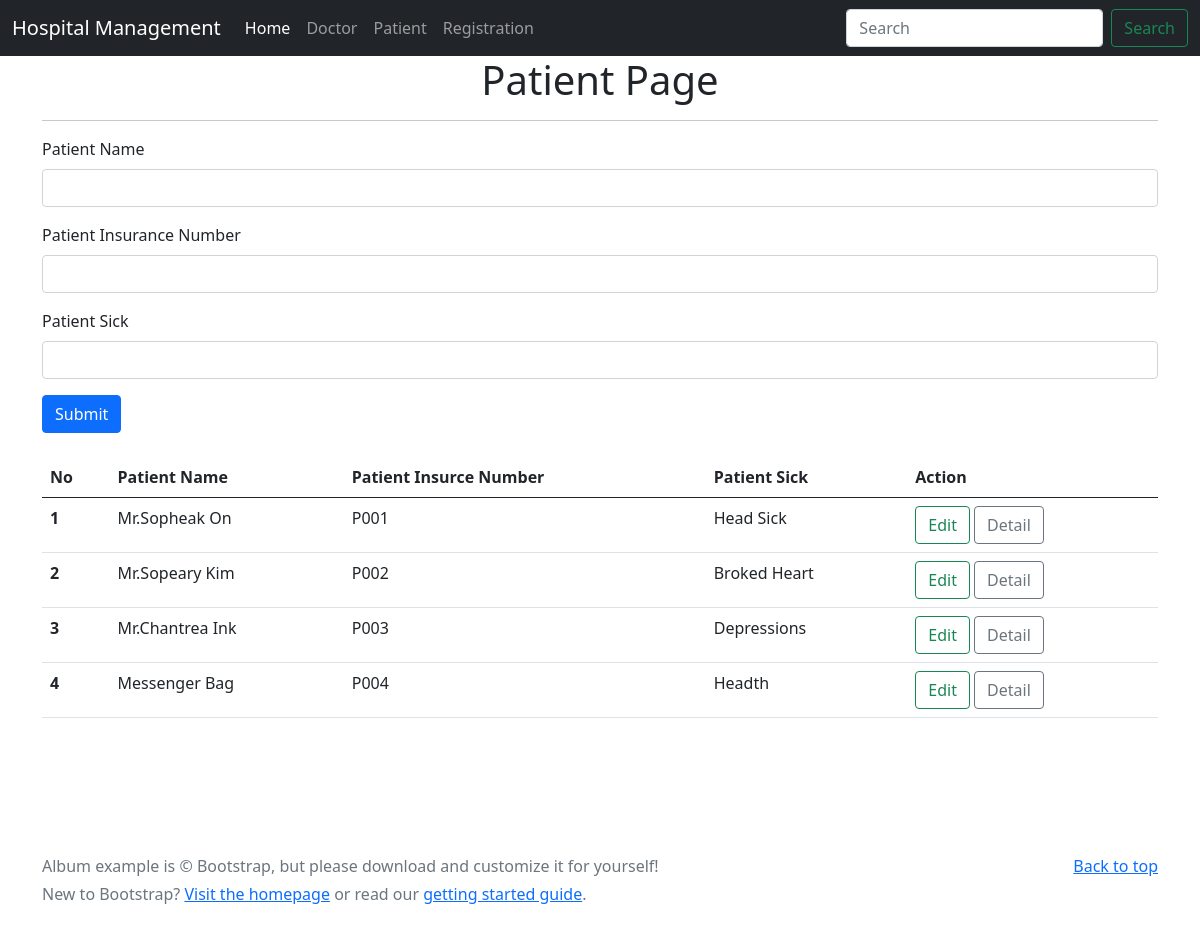
Page /patient on the committed database.
### hospital/models.py (models this page shows, shortened)
class Patient(db.Model):
    id = db.Column(db.Integer(), primary_key=True)
    name = db.Column(db.String(100), nullable=False)
    insurance_num = db.Column(db.String(30), nullable=False)
    sick = db.Column(db.String(100), nullable=False)

### hospital/routers.py (the view)
@app.route("/patient")
def patient():
    patients = Patient.query.all()
    return render_template("patient.html", title = "Patient Page", patients = patients)

### hospital/templates/patient.html (shortened to what this page needs)
{% extends 'layout.html' %}
{% block content %}
    <div class="container">
        <h1 class="text-center">
        {{title}}
        </h1>
        <hr>
        {% if patients %}
        <div >
          <form action="{{url_for('add_patient')}}" method="POST">
              <div class="mb-3">
                <label for="exampleInputEmail1" class="form-label">Patient Name</label>
                <input type="text" class="form-control" id="exampleInputEmail1" aria-describedby="emailHelp" name="name">
              </div>
              <div class="mb-3">
                <label for="exampleInputPassword1" class="form-label">Patient Insurance Number</label>
                <input type="text" class="form-control" id="exampleInputPassword1" name="insurance_num">
              </div>
              <div class="mb-3">
                <label for="exampleInputPassword1" class="form-label">Patient Sick</label>
                <input type="text" class="form-control" id="exampleInputPassword1" name="sick">
              </div>
              <button type="submit" class="btn btn-primary">Submit</button>
            </form>
      </div>
      <br>
      <table class="table">
          <thead>
            <tr>
              <th scope="col">No</th>
              <th scope="col">Patient Name</th>
              <th scope="col">Patient Insurce Number</th>
              <th scope="col">Patient Sick</th>
              <th scope="col">Action</th>
            </tr>
          </thead>
          <tbody>
              {% for patient in patients %}
            <tr>
              <th scope="row">{{patient.id}}</th>
              <td>{{patient.name}}</td>
              <td>{{patient.insurance_num}}</td>
              <td>{{patient.sick}}</td>
              <td>
                  <a href="{{url_for("edit_patient", id = patient.id)}}" class="btn btn-outline-success">Edit</a>
                  <a href="{{url_for("detail_patient", id = patient.id)}}" class="btn btn-outline-secondary">Detail</a>
              </td>
            </tr>
            {% endfor %}
          </tbody>
        </table>
  </div>
<br><br><br>
        {% endif %}
{% endblock  %}

### rows in the picture
Patient: id "1", name "Mr.Sopheak On", insurance_num "P001", sick "Head Sick"
Patient: id "2", name "Mr.Sopeary Kim", insurance_num "P002", sick "Broked Heart"
Patient: id "3", name "Mr.Chantrea Ink", insurance_num "P003", sick "Depressions"
Patient: id "4", name "Messenger Bag", insurance_num "P004", sick "Headth"

### other values in the picture
{{ title }} "Patient Page"
